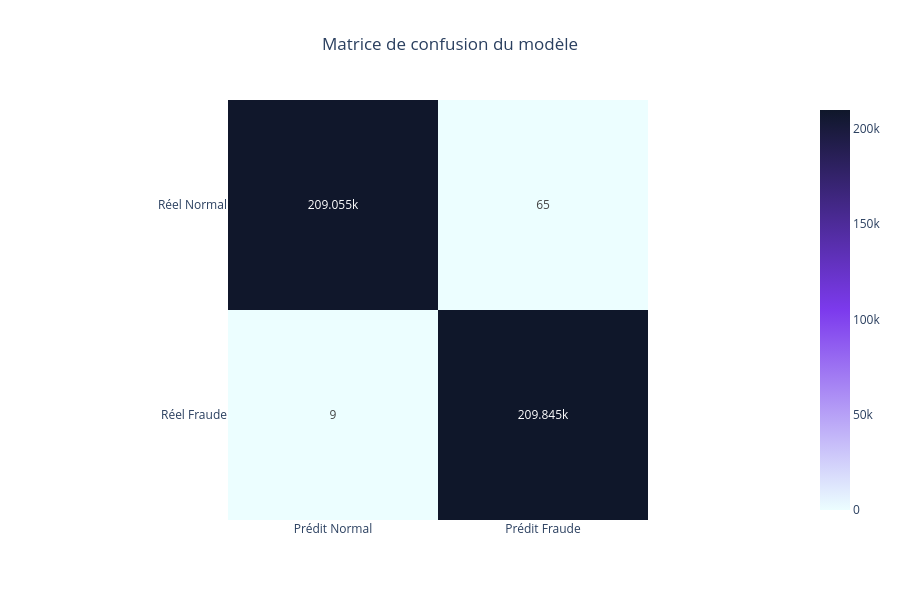

The notebook cell this image was saved under:
### Code cell
# ============================================
# VISUALISATION MATRICE DE CONFUSION
# ============================================

fig = px.imshow(
    cm_df,

    text_auto=True,

    color_continuous_scale=[
        "#ECFEFF",
        "#7C3AED",
        "#0F172A"
    ],

    title="Matrice de confusion du modèle"
)

fig.update_layout(
    template="plotly_white",

    height=600,

    title_x=0.5
)

fig.show()

### Figure 1 — Plotly figure (JSON) as saved in the notebook; plotly's stock layout.template omitted (floating-point values rounded to 4 significant figures)
{"data": [{"coloraxis": "coloraxis", "hovertemplate": "x: %{x}<br>y: %{y}<br>color: %{z}<extra></extra>", "name": "0", "texttemplate": "%{z}", "type": "heatmap", "x": ["Prédit Normal", "Prédit Fraude"], "xaxis": "x", "y": ["Réel Normal", "Réel Fraude"], "yaxis": "y", "z": [[209055, 65], [9, 209845]]}], "layout": {"coloraxis": {"colorscale": [[0, "#ECFEFF"], [0.5, "#7C3AED"], [1, "#0F172A"]]}, "height": 600, "title": {"text": "Matrice de confusion du modèle", "x": 0.5}, "xaxis": {"anchor": "y", "constrain": "domain", "domain": [0, 1], "scaleanchor": "y"}, "yaxis": {"anchor": "x", "autorange": "reversed", "constrain": "domain", "domain": [0, 1]}}}
